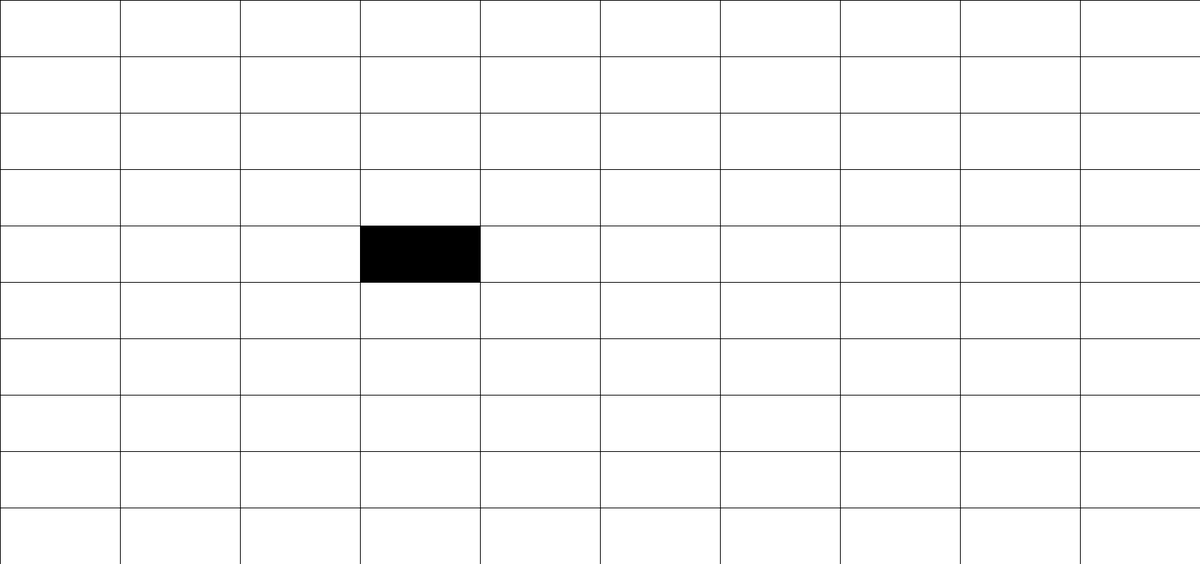
Frame 1 (no input)
Frame 60 (the mouse pressed at the canvas centre just before this capture): identical to frame 1, image omitted
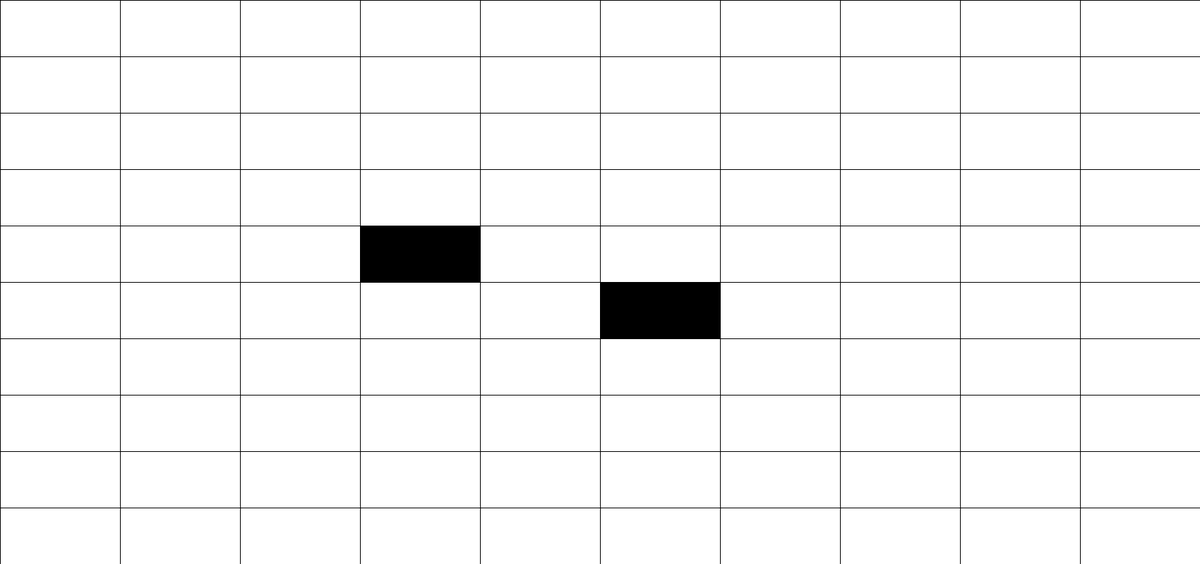
Frame 120 (the mouse held since frame 60 and released just before this capture)

The Processing sketch that drew these frames (run headless with seeded random() and noise(); from frame 60 on, the mouse is pressed at the canvas centre):

// Processing sketch: ArrayGrid
// ── ArrayGrid.pde
grid g;


void setup() {
    size(1700,800);
    g = new grid(10, 10);
    
}

void draw() {
    background(220);
    g.displayGrid();
}

void mousePressed() {
    g.click(mouseX, mouseY);
}

void keyPressed() {
    if(key == 'c') {
        g.clear();
    }
    else if(key == '5') {
        g.five();
    }
}


class grid {
    int ROWS, COLS;
    boolean[][] gridarray;

    // Constructor
    grid(int r, int c) {
        ROWS = r;
        COLS = c;
        gridarray = new boolean[ROWS] [COLS];

    clear();
    }

void displayGrid() {
    gridarray[4] [3] = true;

    for(int y = 0; y < ROWS; y++) {
        for(int x = 0; x < COLS; x++) {
            if(gridarray[y] [x] == false) {
                fill(255); // white fill
            }
            else {
                fill(0); // black fill
            }
            int cellWidth = width / COLS;
            int cellHeight = height / ROWS;

            // Starts drawing from the top left corner of Rectangle
            rect(x * cellWidth, y * cellHeight, cellWidth, cellHeight);
        }
    }
}

void click(int mx, int my) {
    int cellWidth = width / COLS;
    int cellHeight = height / ROWS;

    int x = mx / cellWidth;
    int y = my / cellHeight;

    if(gridarray[y] [x] == false) {
        gridarray[y] [x] = true; // make it true if it is false
    }
    else{
        gridarray[y] [x] = false; // make it false if is true
    }
}

void clear() {
    for(int y = 0; y < ROWS; y++) {
        for(int x = 0; x < COLS; x++) {
        gridarray[y] [x] = false;
            }
        }
}

void five() {
    for(int y = 0; y < ROWS; y++) {
        for(int x = 0; x < COLS; x++) {
            // Only activate if it is in row #5 or
            if(y== 5 || x ==5) {
                gridarray[y] [x] = true;
            }
        }
    }
}
}
